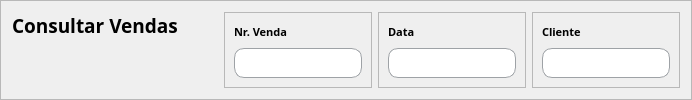
        <widget class="QFrame" name="frame_5">
         <property name="sizePolicy">
          <sizepolicy hsizetype="Preferred" vsizetype="Expanding">
           <horstretch>0</horstretch>
           <verstretch>0</verstretch>
          </sizepolicy>
         </property>
         <property name="maximumSize">
          <size>
           <width>16777215</width>
           <height>100</height>
          </size>
         </property>
         <property name="frameShape">
          <enum>QFrame::StyledPanel</enum>
         </property>
         <property name="frameShadow">
          <enum>QFrame::Raised</enum>
         </property>
         <layout class="QGridLayout" name="gridLayout_4">
          <item row="0" column="0">
           <widget class="QLabel" name="label_3">
            <property name="sizePolicy">
             <sizepolicy hsizetype="Expanding" vsizetype="Preferred">
              <horstretch>0</horstretch>
              <verstretch>0</verstretch>
             </sizepolicy>
            </property>
            <property name="maximumSize">
             <size>
              <width>300</width>
              <height>16777215</height>
             </size>
            </property>
            <property name="font">
             <font>
              <family>Raleway</family>
              <pointsize>14</pointsize>
              <weight>75</weight>
              <bold>true</bold>
             </font>
            </property>
            <property name="text">
             <string>Consultar Vendas</string>
            </property>
            <property name="alignment">
             <set>Qt::AlignLeading|Qt::AlignLeft|Qt::AlignTop</set>
            </property>
           </widget>
          </item>
          <item row="0" column="4">
           <widget class="QFrame" name="frame_6">
            <property name="minimumSize">
             <size>
              <width>0</width>
              <height>70</height>
             </size>
            </property>
            <property name="maximumSize">
             <size>
              <width>150</width>
              <height>16777215</height>
             </size>
            </property>
            <property name="frameShape">
             <enum>QFrame::StyledPanel</enum>
            </property>
            <property name="frameShadow">
             <enum>QFrame::Raised</enum>
            </property>
            <layout class="QGridLayout" name="gridLayout_5">
             <item row="0" column="0">
              <widget class="QLabel" name="label_4">
               <property name="font">
                <font>
                 <family>Raleway</family>
                 <pointsize>8</pointsize>
                 <weight>75</weight>
                 <bold>true</bold>
                </font>
               </property>
               <property name="text">
                <string>Cliente</string>
               </property>
              </widget>
             </item>
             <item row="1" column="0">
              <widget class="QLineEdit" name="input_cliente">
               <property name="sizePolicy">
                <sizepolicy hsizetype="Expanding" vsizetype="Expanding">
                 <horstretch>0</horstretch>
                 <verstretch>0</verstretch>
                </sizepolicy>
               </property>
               <property name="maximumSize">
                <size>
                 <width>16777215</width>
                 <height>30</height>
                </size>
               </property>
               <property name="font">
                <font>
                 <family>Raleway</family>
                </font>
               </property>
               <property name="styleSheet">
                <string notr="true">QLineEdit {
	background-color:white;
	border-radius: 10px;
	border: 1px solid rgb(158, 162, 166);
	padding-left: 20px;
}</string>
               </property>
              </widget>
             </item>
            </layout>
           </widget>
          </item>
          <item row="0" column="3">
           <widget class="QFrame" name="frame_9">
            <property name="minimumSize">
             <size>
              <width>0</width>
              <height>70</height>
             </size>
            </property>
            <property name="maximumSize">
             <size>
              <width>150</width>
              <height>16777215</height>
             </size>
            </property>
            <property name="frameShape">
             <enum>QFrame::StyledPanel</enum>
            </property>
            <property name="frameShadow">
             <enum>QFrame::Raised</enum>
            </property>
            <layout class="QGridLayout" name="gridLayout_6">
             <item row="0" column="0">
              <widget class="QLabel" name="label_5">
               <property name="font">
                <font>
                 <family>Raleway</family>
                 <pointsize>8</pointsize>
                 <weight>75</weight>
                 <bold>true</bold>
                </font>
               </property>
               <property name="text">
                <string>Data</string>
               </property>
              </widget>
             </item>
             <item row="1" column="0">
              <widget class="QLineEdit" name="input_data">
               <property name="sizePolicy">
                <sizepolicy hsizetype="Expanding" vsizetype="Expanding">
                 <horstretch>0</horstretch>
                 <verstretch>0</verstretch>
                </sizepolicy>
               </property>
               <property name="maximumSize">
                <size>
                 <width>16777215</width>
                 <height>30</height>
                </size>
               </property>
               <property name="font">
                <font>
                 <family>Raleway</family>
                </font>
               </property>
               <property name="styleSheet">
                <string notr="true">QLineEdit {
	background-color:white;
	border-radius: 10px;
	border: 1px solid rgb(158, 162, 166);
	padding-left: 20px;
}</string>
               </property>
              </widget>
             </item>
            </layout>
           </widget>
          </item>
          <item row="0" column="2">
           <widget class="QFrame" name="frame_10">
            <property name="minimumSize">
             <size>
              <width>0</width>
              <height>70</height>
             </size>
            </property>
            <property name="maximumSize">
             <size>
              <width>150</width>
              <height>16777215</height>
             </size>
            </property>
            <property name="frameShape">
             <enum>QFrame::StyledPanel</enum>
            </property>
            <property name="frameShadow">
             <enum>QFrame::Raised</enum>
            </property>
            <layout class="QGridLayout" name="gridLayout_7">
             <item row="0" column="0">
              <widget class="QLabel" name="label_6">
               <property name="font">
                <font>
                 <family>Raleway</family>
                 <pointsize>8</pointsize>
                 <weight>75</weight>
                 <bold>true</bold>
                </font>
               </property>
               <property name="text">
                <string>Nr. Venda</string>
               </property>
              </widget>
             </item>
             <item row="1" column="0">
              <widget class="QLineEdit" name="input_nrVenda">
               <property name="sizePolicy">
                <sizepolicy hsizetype="Expanding" vsizetype="Expanding">
                 <horstretch>0</horstretch>
                 <verstretch>0</verstretch>
                </sizepolicy>
               </property>
               <property name="maximumSize">
                <size>
                 <width>16777215</width>
                 <height>30</height>
                </size>
               </property>
               <property name="font">
                <font>
                 <family>Raleway</family>
                </font>
               </property>
               <property name="styleSheet">
                <string notr="true">QLineEdit {
	background-color:white;
	border-radius: 10px;
	border: 1px solid rgb(158, 162, 166);
	padding-left: 20px;
}</string>
               </property>
              </widget>
             </item>
            </layout>
           </widget>
          </item>
          <item row="0" column="1">
           <spacer name="horizontalSpacer_4">
            <property name="orientation">
             <enum>Qt::Horizontal</enum>
            </property>
            <property name="sizeHint" stdset="0">
             <size>
              <width>40</width>
              <height>20</height>
             </size>
            </property>
           </spacer>
          </item>
         </layout>
        </widget>
